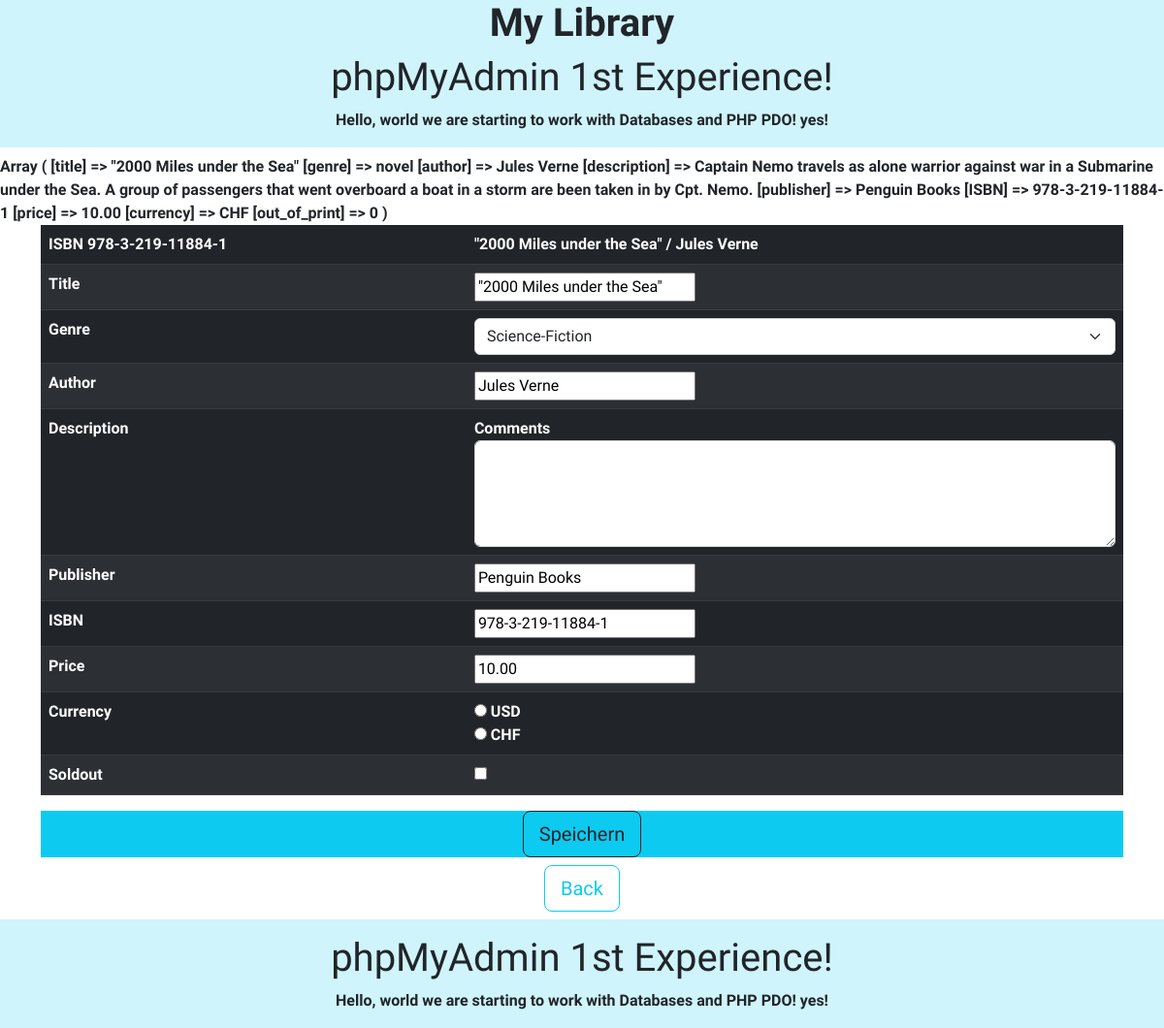
Page /index.php?id=1 on the committed database.
### tables this page shows
CREATE TABLE `books` (
  `id` int NOT NULL,
  `title` text NOT NULL,
  `genre` enum('science-fiction','fantasy','poetry','comedy','comix','novel') NOT NULL,
  `author` varchar(50) NOT NULL,
  `description` varchar(1024) NOT NULL,
  `publisher` varchar(64) NOT NULL,
  `ISBN` varchar(32) NOT NULL,
  `price` decimal(10,2) NOT NULL,
  `currency` enum('CHF','USD') NOT NULL,
  `out_of_print` tinyint(1) NOT NULL,
  `modification_date` date DEFAULT NULL,
  `modification_time` time DEFAULT NULL
);

### includes/db.php (called while the page is built, shortened)
<?php
function translateColumnName($columnName) {
  return NAME_MAP[$columnName];
}
?>

### index.php (the view, shortened to what this page needs)
<?php
require "./includes/include_head.php";
require "./includes/header.php";
?>
<body>
<main>
<?php
require 'includes/db.php';
if(isset($_GET['id'])) {
  $id = $_GET['id'];
}
else {
  exit("ATTENTION: Identifier ID in URL missing!");
}
$query = $dbConnection->query("SELECT `title`, `genre`, `author`, `description`, `publisher`, `ISBN`, `price`, `currency`, `out_of_print` FROM `books` WHERE `id` = $id");
$row = $query->fetch(PDO::FETCH_ASSOC);
print_r($row);
?>
<div class="container">
    <div class="col-sm ">
    <form action="" method="post">
    <table class="table table-dark table-striped">
      <thead>
        <tr class="table-dark">
          <th scope="col">ISBN <?php echo $row['ISBN'];?></th>
          <th scope="col"><?php echo $row['title'];?> / <?php echo $row['author'];?></th>
        </tr>
      </thead>
      <tbody>
        <?php
            foreach ($row as $columnName => $value) {
             $translatedColumnName = translateColumnName($columnName);
            echo "<tr>";
            echo "<td>$translatedColumnName</td>";
           switch ($columnName) {
            case 'genre':
              echo "<td><select class='form-select' name='$columnName' id='genre'>
                        <option value='$value'>Science-Fiction</option>
                        <option value='$value'>Fantasy</option>
                        <option value='$value'>Poetry</option>
                        <option value='$value'>Comedy</option>
                        <option value='$value'>Comix</option>
                        <option value='$value'>Novel</option>
                        </select></td>";
              break;
            case 'description':
              echo "<td><label for='floatingTextarea2'>Comments</label>
                  <textarea class='form-control' type='text' id='myTextarea' name='$columnName' value='$value' style='height:110px'></textarea></td>";
              break;
            case 'currency':
              echo "<td>
                    <input type='radio' id='html' name='$columnName' value='$value'><label for='currency'>&nbspUSD</label><br>
                    <input type='radio' id='html' name='$columnName' value='$value'><label for='currency'>&nbspCHF</label></td>";
              break;
            case 'out_of_print':
              echo "<td><input type='checkbox' id='checkbox' name='$columnName' value='$value'></td>";
               break;
            default:
              echo "<td><input type='text' name='$columnName' value='$value'></td>";
              break;
           }
            echo "</tr>";
            }
        ?>
      </tbody>
    </table>
    <div class="col-sm text-center bg-info mb-2">
        <input type='submit' value='Speichern'  class="btn btn-outline-dark btn-lg" role="button">
    </div>
    </form>
    </div>
    <div class="col-sm text-center">
    <a class="btn btn-outline-info btn-lg " href="./index.php" role="button">Back</a>
    </div>
  </div>
<?php
require "./includes/footer.php";
?>
</main>
  </body>
</html>

### includes/include_head.php (style rules this page uses)
body { font-weight:bold; font-family: 'Oxygen', sans-serif; margin-top: 160px; margin-bottom: 120px; }

### rows in the picture
books: ISBN "978-3-219-11884-1", title "\"2000 Miles under the Sea\"", author "Jules Verne", publisher "Penguin Books", price "10.00"

### other values in the picture
$translatedColumnName "Title"
$translatedColumnName "Genre"
$translatedColumnName "Author"
$translatedColumnName "Description"
$translatedColumnName "Publisher"
$translatedColumnName "ISBN"
$translatedColumnName "Price"
$translatedColumnName "Currency"
$translatedColumnName "Soldout"
